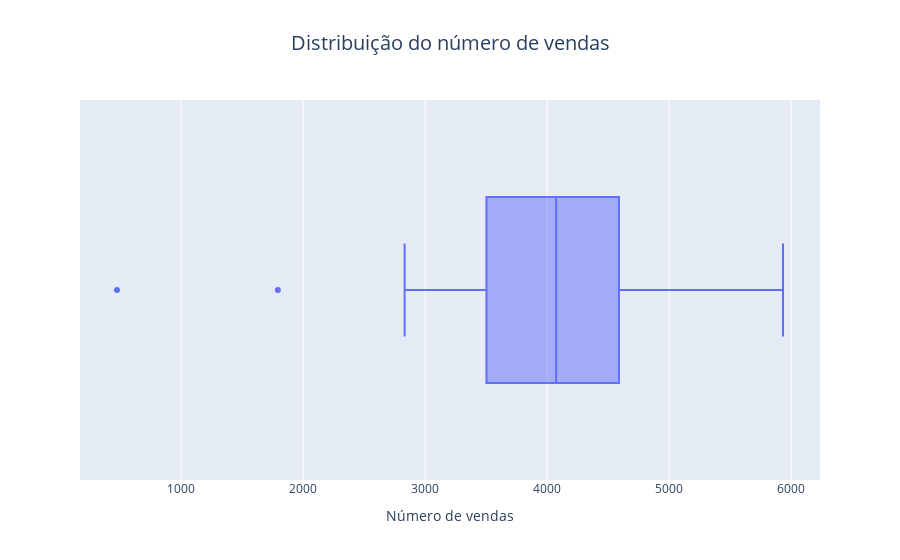

The notebook cell saved with this chart:
### Code cell
## gráfico da distribução de vendas diárias
fig1 = px.box(data_frame=vendas, x='quantidade_de_vendas', 
            labels={"quantidade_de_vendas": "Número de vendas"},
            title="Distribuição do número de vendas")
            
fig1.update_layout(title = dict(xref = "paper", x=0.5, font=dict(size=20)))
fig1.show()

### Figure 1 — Plotly figure (JSON) as saved in the notebook; plotly's stock layout.template omitted (floating-point values rounded to 4 significant figures)
{"data": [{"alignmentgroup": "True", "hovertemplate": "Número de vendas=%{x}<extra></extra>", "legendgroup": "", "marker": {"color": "#636efa"}, "name": "", "notched": false, "offsetgroup": "", "orientation": "h", "showlegend": false, "type": "box", "x": [474, 4078, 4551, 4773, 4160, 4682, 4477, 4427, 4697, 4674, 5044, 4404, 4018, 4653, 5432, 5262, 5079, 4672, 4430, 4839, 5305, 5036, 4844, 5228, 5129, 4782, 4408, 4261, 4126, 4087, 4719, 5139, 5852, 5934, 5641, 4155, 3891, 4149, 4296, 3697, 3407, 3274, 3182, 3207, 3577, 4068, 3500, 3488, 3663, 3475, 3133, 3173, 3602, 3397, 3409, 3654, 3461, 3629, 3926, 3712, 3536, 3932, 4361, 4057, 3417, 4147, 4602, 4447, 4336, 4499, 4441, 3654, 4010, 4501, 4074, 4164, 3512, 3614, 3273, 3330, 3432, 3677, 3856, 3682, 3045, 2968, 2832, 3547, 3189, 3380, 1793], "x0": " ", "xaxis": "x", "y0": " ", "yaxis": "y"}], "layout": {"boxmode": "group", "legend": {"tracegroupgap": 0}, "title": {"font": {"size": 20}, "text": "Distribuição do número de vendas", "x": 0.5, "xref": "paper"}, "xaxis": {"anchor": "y", "domain": [0, 1], "title": {"text": "Número de vendas"}}, "yaxis": {"anchor": "x", "domain": [0, 1]}}}
